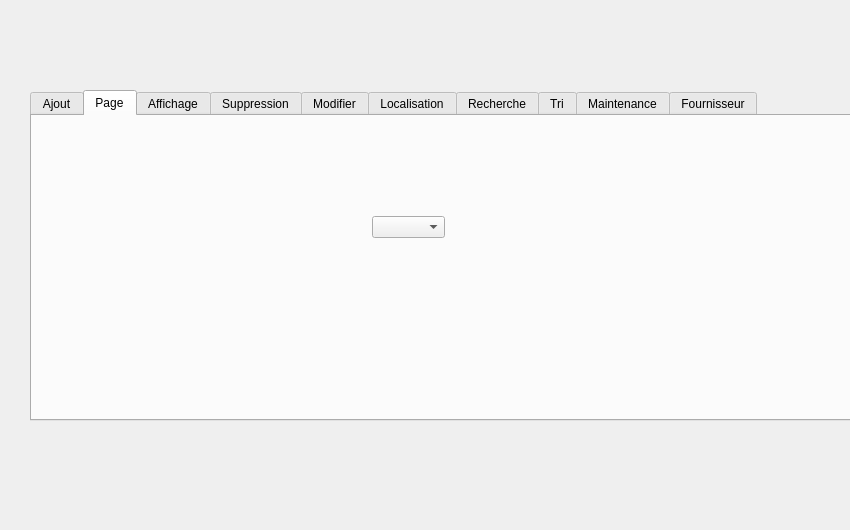
<?xml version="1.0" encoding="UTF-8"?>
<ui version="4.0">
 <class>dialog</class>
 <widget class="QDialog" name="dialog">
  <property name="geometry">
   <rect>
    <x>0</x>
    <y>0</y>
    <width>850</width>
    <height>530</height>
   </rect>
  </property>
  <property name="windowTitle">
   <string>Dialog</string>
  </property>
  <widget class="QTabWidget" name="tabWidget">
   <property name="geometry">
    <rect>
     <x>30</x>
     <y>90</y>
     <width>821</width>
     <height>331</height>
    </rect>
   </property>
   <property name="currentIndex">
    <number>1</number>
   </property>
   <widget class="QWidget" name="tab">
    <attribute name="title">
     <string>Ajout</string>
    </attribute>
    <widget class="QGroupBox" name="groupBox">
     <property name="geometry">
      <rect>
       <x>0</x>
       <y>20</y>
       <width>681</width>
       <height>251</height>
      </rect>
     </property>
     <property name="title">
      <string>Ajouter </string>
     </property>
     <widget class="QLabel" name="label">
      <property name="geometry">
       <rect>
        <x>20</x>
        <y>60</y>
        <width>56</width>
        <height>16</height>
       </rect>
      </property>
      <property name="text">
       <string>ID</string>
      </property>
     </widget>
     <widget class="QLabel" name="label_2">
      <property name="geometry">
       <rect>
        <x>20</x>
        <y>100</y>
        <width>56</width>
        <height>16</height>
       </rect>
      </property>
      <property name="text">
       <string>Nom</string>
      </property>
     </widget>
     <widget class="QLabel" name="label_3">
      <property name="geometry">
       <rect>
        <x>20</x>
        <y>140</y>
        <width>71</width>
        <height>16</height>
       </rect>
      </property>
      <property name="text">
       <string>Prix</string>
      </property>
     </widget>
     <widget class="QLabel" name="label_4">
      <property name="geometry">
       <rect>
        <x>20</x>
        <y>190</y>
        <width>101</width>
        <height>41</height>
       </rect>
      </property>
      <property name="text">
       <string>Description</string>
      </property>
     </widget>
     <widget class="QLineEdit" name="lineEdit">
      <property name="geometry">
       <rect>
        <x>150</x>
        <y>60</y>
        <width>113</width>
        <height>22</height>
       </rect>
      </property>
     </widget>
     <widget class="QLineEdit" name="lineEdit_2">
      <property name="geometry">
       <rect>
        <x>150</x>
        <y>100</y>
        <width>113</width>
        <height>22</height>
       </rect>
      </property>
     </widget>
     <widget class="QLineEdit" name="lineEdit_3">
      <property name="geometry">
       <rect>
        <x>150</x>
        <y>140</y>
        <width>113</width>
        <height>22</height>
       </rect>
      </property>
     </widget>
     <widget class="QLineEdit" name="lineEdit_4">
      <property name="geometry">
       <rect>
        <x>150</x>
        <y>190</y>
        <width>113</width>
        <height>51</height>
       </rect>
      </property>
     </widget>
     <widget class="QPushButton" name="pushButton">
      <property name="geometry">
       <rect>
        <x>400</x>
        <y>130</y>
        <width>93</width>
        <height>28</height>
       </rect>
      </property>
      <property name="text">
       <string>Valider</string>
      </property>
     </widget>
    </widget>
   </widget>
   <widget class="QWidget" name="tab_10">
    <attribute name="title">
     <string>Page</string>
    </attribute>
    <widget class="QComboBox" name="comboBox">
     <property name="geometry">
      <rect>
       <x>340</x>
       <y>100</y>
       <width>73</width>
       <height>22</height>
      </rect>
     </property>
    </widget>
   </widget>
   <widget class="QWidget" name="tab_2">
    <attribute name="title">
     <string>Affichage</string>
    </attribute>
    <widget class="QTableView" name="tableView">
     <property name="geometry">
      <rect>
       <x>0</x>
       <y>40</y>
       <width>761</width>
       <height>192</height>
      </rect>
     </property>
    </widget>
    <widget class="QPushButton" name="pushButton_4">
     <property name="geometry">
      <rect>
       <x>330</x>
       <y>250</y>
       <width>131</width>
       <height>51</height>
      </rect>
     </property>
     <property name="text">
      <string>Afficher</string>
     </property>
    </widget>
   </widget>
   <widget class="QWidget" name="tab_3">
    <attribute name="title">
     <string>Suppression</string>
    </attribute>
    <widget class="QPushButton" name="pushButton_20">
     <property name="geometry">
      <rect>
       <x>400</x>
       <y>170</y>
       <width>161</width>
       <height>41</height>
      </rect>
     </property>
     <property name="text">
      <string>Supprimer</string>
     </property>
    </widget>
    <widget class="QLineEdit" name="lineEdit_5">
     <property name="geometry">
      <rect>
       <x>210</x>
       <y>130</y>
       <width>151</width>
       <height>31</height>
      </rect>
     </property>
    </widget>
    <widget class="QLabel" name="label_5">
     <property name="geometry">
      <rect>
       <x>100</x>
       <y>120</y>
       <width>141</width>
       <height>51</height>
      </rect>
     </property>
     <property name="text">
      <string>ID</string>
     </property>
    </widget>
   </widget>
   <widget class="QWidget" name="tab_4">
    <attribute name="title">
     <string>Modifier</string>
    </attribute>
    <widget class="QGroupBox" name="groupBox_2">
     <property name="geometry">
      <rect>
       <x>0</x>
       <y>10</y>
       <width>771</width>
       <height>291</height>
      </rect>
     </property>
     <property name="title">
      <string/>
     </property>
     <widget class="QLabel" name="label_6">
      <property name="geometry">
       <rect>
        <x>20</x>
        <y>60</y>
        <width>56</width>
        <height>16</height>
       </rect>
      </property>
      <property name="text">
       <string>ID</string>
      </property>
     </widget>
     <widget class="QLabel" name="label_7">
      <property name="geometry">
       <rect>
        <x>20</x>
        <y>100</y>
        <width>56</width>
        <height>16</height>
       </rect>
      </property>
      <property name="text">
       <string>Nom</string>
      </property>
     </widget>
     <widget class="QLabel" name="label_8">
      <property name="geometry">
       <rect>
        <x>20</x>
        <y>140</y>
        <width>71</width>
        <height>16</height>
       </rect>
      </property>
      <property name="text">
       <string>Prix</string>
      </property>
     </widget>
     <widget class="QLabel" name="label_9">
      <property name="geometry">
       <rect>
        <x>20</x>
        <y>190</y>
        <width>101</width>
        <height>41</height>
       </rect>
      </property>
      <property name="text">
       <string>Description</string>
      </property>
     </widget>
     <widget class="QLineEdit" name="lineEdit_10">
      <property name="geometry">
       <rect>
        <x>150</x>
        <y>60</y>
        <width>113</width>
        <height>22</height>
       </rect>
      </property>
     </widget>
     <widget class="QLineEdit" name="lineEdit_11">
      <property name="geometry">
       <rect>
        <x>150</x>
        <y>100</y>
        <width>113</width>
        <height>22</height>
       </rect>
      </property>
     </widget>
     <widget class="QLineEdit" name="lineEdit_12">
      <property name="geometry">
       <rect>
        <x>150</x>
        <y>140</y>
        <width>113</width>
        <height>22</height>
       </rect>
      </property>
     </widget>
     <widget class="QLineEdit" name="lineEdit_13">
      <property name="geometry">
       <rect>
        <x>150</x>
        <y>190</y>
        <width>113</width>
        <height>51</height>
       </rect>
      </property>
     </widget>
     <widget class="QPushButton" name="pushButton_6">
      <property name="geometry">
       <rect>
        <x>500</x>
        <y>180</y>
        <width>93</width>
        <height>28</height>
       </rect>
      </property>
      <property name="text">
       <string>Valider</string>
      </property>
     </widget>
    </widget>
   </widget>
   <widget class="QWidget" name="tab_5">
    <attribute name="title">
     <string>Localisation</string>
    </attribute>
   </widget>
   <widget class="QWidget" name="tab_6">
    <attribute name="title">
     <string>Recherche</string>
    </attribute>
    <widget class="QTableView" name="tableView_rechercher">
     <property name="geometry">
      <rect>
       <x>130</x>
       <y>80</y>
       <width>451</width>
       <height>192</height>
      </rect>
     </property>
    </widget>
    <widget class="QLineEdit" name="lineErechercher">
     <property name="geometry">
      <rect>
       <x>240</x>
       <y>30</y>
       <width>141</width>
       <height>31</height>
      </rect>
     </property>
    </widget>
    <widget class="QPushButton" name="pushButton_2">
     <property name="geometry">
      <rect>
       <x>510</x>
       <y>30</y>
       <width>93</width>
       <height>28</height>
      </rect>
     </property>
     <property name="text">
      <string>rechercher</string>
     </property>
    </widget>
   </widget>
   <widget class="QWidget" name="tab_7">
    <attribute name="title">
     <string>Tri</string>
    </attribute>
    <widget class="QGroupBox" name="groupBox_5">
     <property name="geometry">
      <rect>
       <x>60</x>
       <y>10</y>
       <width>601</width>
       <height>331</height>
      </rect>
     </property>
     <property name="title">
      <string>Trier</string>
     </property>
     <widget class="QTableView" name="tableView_tri">
      <property name="geometry">
       <rect>
        <x>20</x>
        <y>30</y>
        <width>461</width>
        <height>241</height>
       </rect>
      </property>
     </widget>
     <widget class="QPushButton" name="pushButton_TriASC">
      <property name="geometry">
       <rect>
        <x>490</x>
        <y>110</y>
        <width>93</width>
        <height>28</height>
       </rect>
      </property>
      <property name="text">
       <string>Tri ASC</string>
      </property>
     </widget>
     <widget class="QPushButton" name="pushButton_TriDESC">
      <property name="geometry">
       <rect>
        <x>490</x>
        <y>190</y>
        <width>93</width>
        <height>28</height>
       </rect>
      </property>
      <property name="text">
       <string>Tri DESC</string>
      </property>
     </widget>
    </widget>
   </widget>
   <widget class="QWidget" name="tab_8">
    <attribute name="title">
     <string>Maintenance</string>
    </attribute>
   </widget>
   <widget class="QWidget" name="tab_9">
    <attribute name="title">
     <string>Fournisseur</string>
    </attribute>
    <widget class="QGroupBox" name="groupBox_3">
     <property name="geometry">
      <rect>
       <x>0</x>
       <y>30</y>
       <width>341</width>
       <height>251</height>
      </rect>
     </property>
     <property name="title">
      <string>Ajouter </string>
     </property>
     <widget class="QLabel" name="label_10">
      <property name="geometry">
       <rect>
        <x>20</x>
        <y>60</y>
        <width>56</width>
        <height>16</height>
       </rect>
      </property>
      <property name="text">
       <string>ID</string>
      </property>
     </widget>
     <widget class="QLabel" name="label_11">
      <property name="geometry">
       <rect>
        <x>20</x>
        <y>100</y>
        <width>81</width>
        <height>16</height>
       </rect>
      </property>
      <property name="text">
       <string>fournisseur</string>
      </property>
     </widget>
     <widget class="QLabel" name="label_12">
      <property name="geometry">
       <rect>
        <x>10</x>
        <y>150</y>
        <width>101</width>
        <height>16</height>
       </rect>
      </property>
      <property name="text">
       <string>ville_fournisseur</string>
      </property>
     </widget>
     <widget class="QLabel" name="label_13">
      <property name="geometry">
       <rect>
        <x>20</x>
        <y>190</y>
        <width>101</width>
        <height>41</height>
       </rect>
      </property>
      <property name="text">
       <string>date_livraison</string>
      </property>
     </widget>
     <widget class="QLineEdit" name="lineEdit_id">
      <property name="geometry">
       <rect>
        <x>120</x>
        <y>60</y>
        <width>113</width>
        <height>22</height>
       </rect>
      </property>
     </widget>
     <widget class="QLineEdit" name="lineEdit_frn">
      <property name="geometry">
       <rect>
        <x>120</x>
        <y>100</y>
        <width>113</width>
        <height>22</height>
       </rect>
      </property>
     </widget>
     <widget class="QPushButton" name="pushButton_3">
      <property name="geometry">
       <rect>
        <x>240</x>
        <y>120</y>
        <width>93</width>
        <height>28</height>
       </rect>
      </property>
      <property name="text">
       <string>Valider</string>
      </property>
     </widget>
     <widget class="QLineEdit" name="lineEdit_frn_vl">
      <property name="geometry">
       <rect>
        <x>120</x>
        <y>150</y>
        <width>113</width>
        <height>22</height>
       </rect>
      </property>
     </widget>
     <widget class="QLineEdit" name="lineEdit_date">
      <property name="geometry">
       <rect>
        <x>120</x>
        <y>200</y>
        <width>113</width>
        <height>22</height>
       </rect>
      </property>
     </widget>
    </widget>
    <widget class="QTableView" name="tableView_frn">
     <property name="geometry">
      <rect>
       <x>340</x>
       <y>40</y>
       <width>421</width>
       <height>192</height>
      </rect>
     </property>
    </widget>
    <widget class="QPushButton" name="pushButton_5">
     <property name="geometry">
      <rect>
       <x>500</x>
       <y>240</y>
       <width>93</width>
       <height>28</height>
      </rect>
     </property>
     <property name="text">
      <string>afficher </string>
     </property>
    </widget>
   </widget>
  </widget>
 </widget>
 <resources/>
 <connections/>
</ui>
